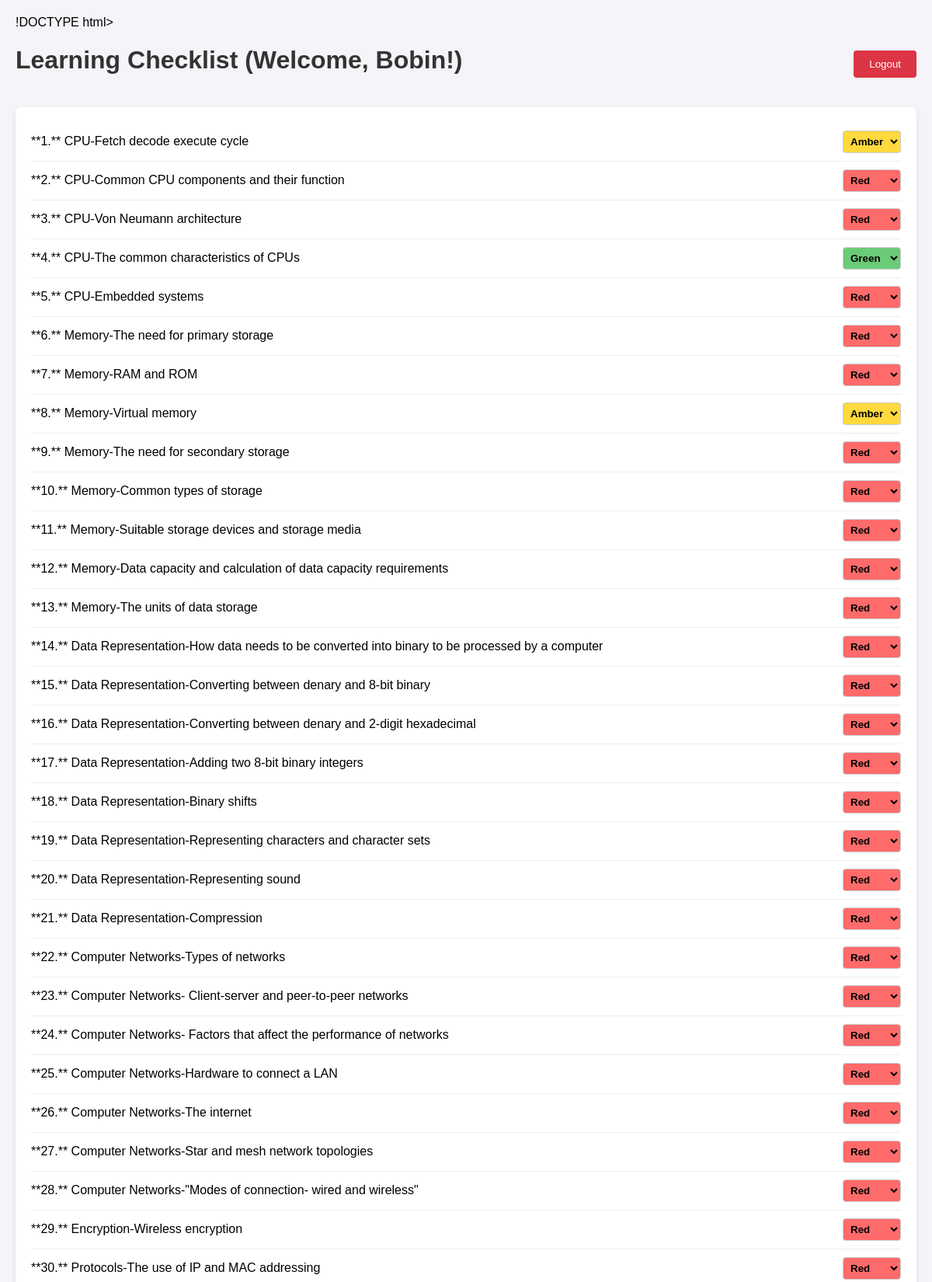
Screenshot of /student (signed in, upper part) with the database file from the repository.
### tables this page shows
CREATE TABLE progress (
                    username TEXT,
                    topic_id INTEGER,
                    status TEXT,
                    PRIMARY KEY (username, topic_id),
                    FOREIGN KEY (username) REFERENCES users(username) ON DELETE CASCADE ON UPDATE CASCADE
                );

### appy.py (the view)
    def wrapper(*args, **kwargs):
        if not is_logged_in():
            return redirect(url_for('login'))
        return f(*args, **kwargs)

### appy.py (called while the page is built)
def get_db():
    db = getattr(g, '_database', None)
    if db is None:
        db = g._database = sqlite3.connect(DATABASE)
        db.row_factory = sqlite3.Row # Allows access to columns by name
    return db

@app.teardown_appcontext
def close_connection(exception):
    db = getattr(g, '_database', None)
    if db is not None:
        db.close()

def is_logged_in():
    return 'username' in session

def is_teacher():
    return session.get('username') == 'teacher'

def login_required(f):
    def wrapper(*args, **kwargs):
        if not is_logged_in():
            return redirect(url_for('login'))
        return f(*args, **kwargs)
    wrapper.__name__ = f.__name__
    return wrapper

### templates/student_checklist.html (shortened to what this page needs)
<html lang="en">
<head>
</head>
<body>
    <div class="header">
        <h1>Learning Checklist (Welcome, {{ username | title }}!)</h1>
        <a href="{{ url_for('logout') }}"><button style="background-color: #dc3545;">Logout</button></a>
    </div>
    <div class="checklist-container">
        <form method="POST" action="{{ url_for('student_checklist') }}">
            {% for topic in topics %}
                <div class="topic-item">
                    <div class="topic-name">**{{ topic.id }}.** {{ topic.name }}</div>
                    <select name="status_{{ topic.id }}" id="status_{{ topic.id }}" class="status-{{ topic.status }}" onchange="this.className = 'status-' + this.value">
                        {% for status in status_options %}
                            <option value="{{ status }}" {% if topic.status == status %}selected{% endif %}>
                                {{ status }}
                            </option>
                        {% endfor %}
                    </select>
                </div>
            {% endfor %}
        </form>
    </div>
</body>

### rows the page displays
progress: id "1", name "CPU-Fetch decode execute cycle", status "Amber"
progress: id "2", name "CPU-Common CPU components and their function", status "Red"
progress: id "3", name "CPU-Von Neumann architecture", status "Red"
progress: id "4", name "CPU-The common characteristics of CPUs", status "Green"
progress: id "5", name "CPU-Embedded systems", status "Red"
progress: id "6", name "Memory-The need for primary storage", status "Red"
progress: id "7", name "Memory-RAM and ROM", status "Red"
progress: id "8", name "Memory-Virtual memory", status "Amber"
progress: id "9", name "Memory-The need for secondary storage", status "Red"
progress: id "10", name "Memory-Common types of storage", status "Red"
progress: id "11", name "Memory-Suitable storage devices and storage media", status "Red"
progress: id "12", name "Memory-Data capacity and calculation of data capacity requirements", status "Red"
progress: id "13", name "Memory-The units of data storage", status "Red"
progress: id "14", name "Data Representation-How data needs to be converted into binary to be processed by a computer", status "Red"
progress: id "15", name "Data Representation-Converting between denary and 8-bit binary", status "Red"
progress: id "16", name "Data Representation-Converting between denary and 2-digit hexadecimal", status "Red"
progress: id "17", name "Data Representation-Adding two 8-bit binary integers", status "Red"
progress: id "18", name "Data Representation-Binary shifts", status "Red"
progress: id "19", name "Data Representation-Representing characters and character sets", status "Red"
progress: id "20", name "Data Representation-Representing sound", status "Red"
progress: id "21", name "Data Representation-Compression", status "Red"
progress: id "22", name "Computer Networks-Types of networks", status "Red"
progress: id "23", name "Computer Networks- Client-server and peer-to-peer networks", status "Red"
progress: id "24", name "Computer Networks- Factors that affect the performance of networks", status "Red"
progress: id "25", name "Computer Networks-Hardware to connect a LAN", status "Red"
progress: id "26", name "Computer Networks-The internet", status "Red"
progress: id "27", name "Computer Networks-Star and mesh network topologies", status "Red"
progress: id "28", name "Computer Networks-\"Modes of connection- wired and wireless\"", status "Red"
progress: id "29", name "Encryption-Wireless encryption", status "Red"
progress: id "30", name "Protocols-The use of IP and MAC addressing", status "Red"

### other values shown
{{ username | title }} "Bobin"
